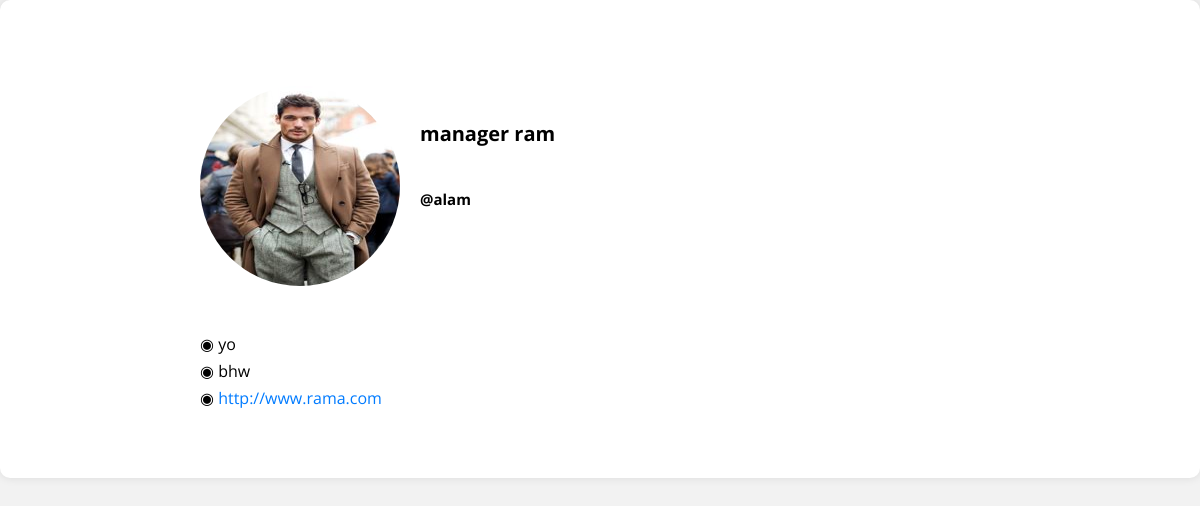
/authy/profile/alam/ (signed in), run on the app's committed database.
### authy/models.py (models this page shows, shortened)
class Profile(models.Model):
    user = models.OneToOneField(User, related_name='profile', on_delete=models.CASCADE)
    image = models.ImageField(upload_to="profile_pciture", null=True, default="default.jpg")
    first_name = models.CharField(max_length=200, null=True, blank=True)
    last_name = models.CharField(max_length=200, null=True, blank=True)
    bio = models.CharField(max_length=200, null=True, blank=True)
    location = models.CharField(max_length=200, null=True, blank=True)
    url = models.URLField(max_length=200, null=True, blank=True)

### authy/views.py (the view)
# urls.py: path('profile/<str:username>/', views.UserProfile, name='profile'),
@login_required
def UserProfile(request, username):
    user = get_object_or_404(User, username=username)
    profile, created = Profile.objects.get_or_create(user=user)
    context = {
        'profile': profile,
    }
    return render(request, 'profile.html', context)

### authy/templates/profile.html (shortened to what this page needs)
{% load static %}
<!DOCTYPE html>
<html lang="en">
<head>
    <link rel="stylesheet" href="https://use.fontawesome.com/releases/v5.2.0/css/all.css">
</head>
<body>
    <header>
        <br><br><br>
        <div class="container">
            <div class="profile">
                <div class="profile-image">
                    <img src="{{profile.image.url}}" alt="" style="width: 200px; height: 200px;">
                </div>
                <div class="profile-user-settings">
                        {% if profile.first_name %}
                        <h6 class="profile-user-name">{{profile.first_name}} {{profile.last_name}}</h6> <br>
                        {% endif %}
                        <h5 style="font-size: 15px;" class="profile-user-name">@{{profile.user.username}}</h5>
                        <br><br>
                </div>
                <div class="profile-bio">
                    <br>
                    {% if profile.bio %}
                    <p>◉ {{profile.bio}}</p>
                    {% endif %}
                    {% if profile.location %}
                    <p>◉ {{profile.location}}</p>
                    {% endif %}
                    {% if profile.url %}
                    <p>◉ <a href="{{profile.url}}">{{profile.url}}</a></p>
                    {% endif %}
                    <br><br>
                </div>
            </div>
        </div>
    </header>
   </body>
   </html>

### authy/templates/profile.html (style rules this page uses)
body { font-family: 'Open Sans', sans-serif; background-color: #f2f2f2; margin: 0; padding: 0; }
.container { max-width: 800px; margin: 0 auto; }
header { background-color: #fff; padding: 20px; border-radius: 10px; box-shadow: 0 0 10px rgba(0, 0, 0, 0.1); }
.profile { display: grid; grid-template-columns: auto 1fr; grid-gap: 20px; }
.profile-image { display: flex; justify-content: center; align-items: center; }
.profile-image img { width: 200px; height: 200px; border-radius: 50%; }
.profile-user-settings { display: flex; flex-direction: column; justify-content: center; }
.profile-user-name { margin: 10px 0; font-size: 20px; }
.profile-bio p { margin: 5px 0; }
.profile-bio a { color: #007bff; text-decoration: none; }

### data on the page
Profile: image (picture), first_name "manager", last_name "ram", user.username "alam", bio "yo", location "bhw", url "http://www.rama.com"
